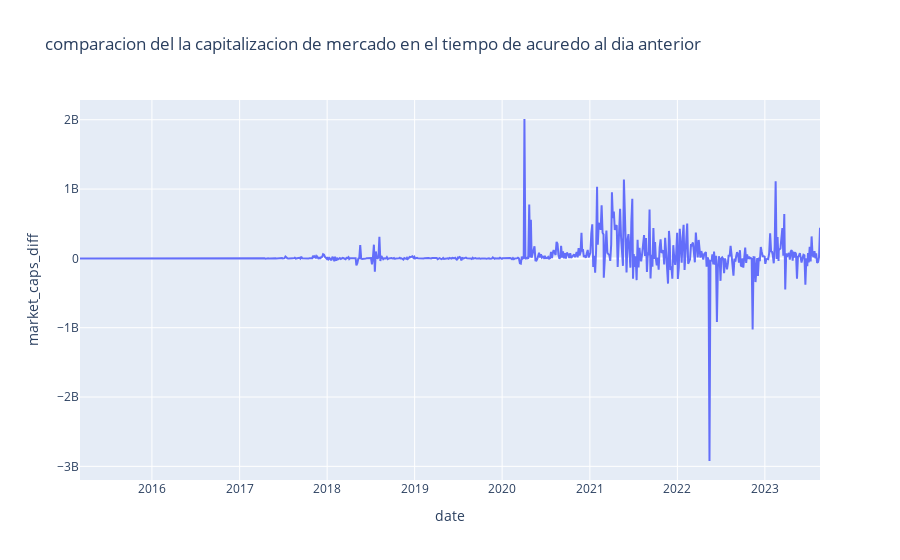

Notebook source saved alongside this figure:
### Markdown cell above
se puede obserbar que las lineas son muy similares solo que el precio esta en miles y la capitalizacion del mercado esta en miles de millones

### Code cell
fig_price_returns = px.line(tether_df, x='date', y='market_caps_diff', title='comparacion del la capitalizacion de mercado en el tiempo de acuredo al dia anterior')
fig_price_returns.show()

### Figure 1 — Plotly figure (JSON) as saved in the notebook; plotly's stock layout.template omitted (floating-point values rounded to 4 significant figures; data arrays with more than 128 entries replaced by an {"elided": "..."} marker saying what was removed)
{"data": [{"hovertemplate": "date=%{x}<br>market_caps_diff=%{y}<extra></extra>", "legendgroup": "", "line": {"color": "#636efa", "dash": "solid"}, "marker": {"symbol": "circle"}, "mode": "lines", "name": "", "orientation": "v", "showlegend": false, "type": "scatter", "x": {"elided": "803 str values"}, "xaxis": "x", "y": {"elided": "803 float values"}, "yaxis": "y"}], "layout": {"legend": {"tracegroupgap": 0}, "title": {"text": "comparacion del la capitalizacion de mercado en el tiempo de acuredo al dia anterior"}, "xaxis": {"anchor": "y", "domain": [0, 1], "title": {"text": "date"}}, "yaxis": {"anchor": "x", "domain": [0, 1], "title": {"text": "market_caps_diff"}}}}
